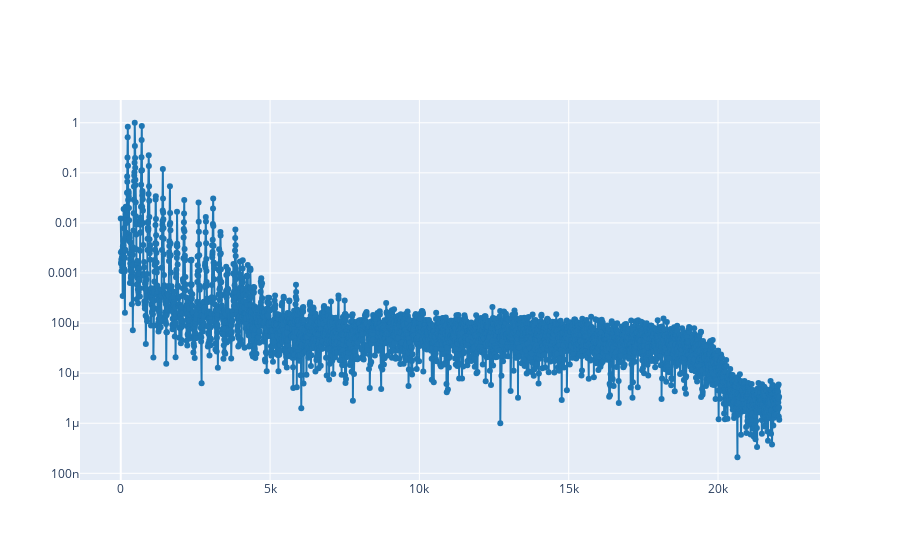

The notebook cell this image was saved under:
### Markdown cell above
1.2. Select a time where almost all harmonics are present and plot the spectrum at that time.

### Code cell
# Write the code here
selected_time= 0.5
plot_spectrum_at(ff, tt, S_ref, selected_time)

### Figure 1 — Plotly figure (JSON) as saved in the notebook; plotly's stock layout.template omitted (floating-point values rounded to 4 significant figures; data arrays with more than 128 entries replaced by an {"elided": "..."} marker saying what was removed)
{"data": [{"line": {"color": "#1f77b4", "shape": "linear"}, "mode": "lines+markers", "type": "scatter", "x": {"elided": "4097 float values"}, "y": {"elided": "4097 float values"}}], "layout": {"yaxis": {"type": "log"}}}
